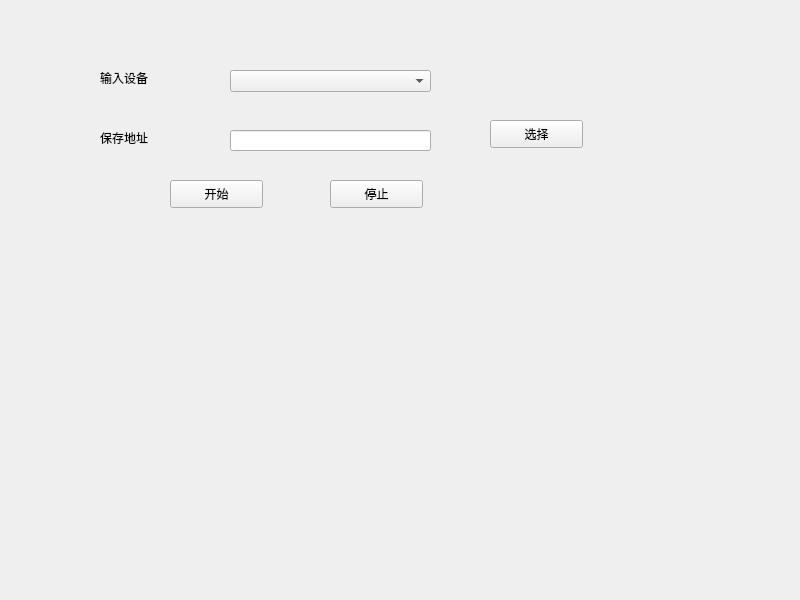
<?xml version="1.0" encoding="UTF-8"?>
<ui version="4.0">
 <class>Widget</class>
 <widget class="QWidget" name="Widget">
  <property name="geometry">
   <rect>
    <x>0</x>
    <y>0</y>
    <width>800</width>
    <height>600</height>
   </rect>
  </property>
  <property name="windowTitle">
   <string>Widget</string>
  </property>
  <widget class="QLabel" name="label">
   <property name="geometry">
    <rect>
     <x>100</x>
     <y>70</y>
     <width>72</width>
     <height>15</height>
    </rect>
   </property>
   <property name="text">
    <string>输入设备</string>
   </property>
  </widget>
  <widget class="QLabel" name="label_2">
   <property name="geometry">
    <rect>
     <x>100</x>
     <y>130</y>
     <width>72</width>
     <height>15</height>
    </rect>
   </property>
   <property name="text">
    <string>保存地址</string>
   </property>
  </widget>
  <widget class="QComboBox" name="comboBox">
   <property name="geometry">
    <rect>
     <x>230</x>
     <y>70</y>
     <width>201</width>
     <height>22</height>
    </rect>
   </property>
  </widget>
  <widget class="QLineEdit" name="lineEdit">
   <property name="geometry">
    <rect>
     <x>230</x>
     <y>130</y>
     <width>201</width>
     <height>21</height>
    </rect>
   </property>
  </widget>
  <widget class="QPushButton" name="pushButton">
   <property name="geometry">
    <rect>
     <x>490</x>
     <y>120</y>
     <width>93</width>
     <height>28</height>
    </rect>
   </property>
   <property name="text">
    <string>选择</string>
   </property>
  </widget>
  <widget class="QPushButton" name="pushButton_2">
   <property name="geometry">
    <rect>
     <x>170</x>
     <y>180</y>
     <width>93</width>
     <height>28</height>
    </rect>
   </property>
   <property name="text">
    <string>开始</string>
   </property>
  </widget>
  <widget class="QPushButton" name="pushButton_3">
   <property name="geometry">
    <rect>
     <x>330</x>
     <y>180</y>
     <width>93</width>
     <height>28</height>
    </rect>
   </property>
   <property name="text">
    <string>停止</string>
   </property>
  </widget>
 </widget>
 <resources/>
 <connections/>
</ui>
